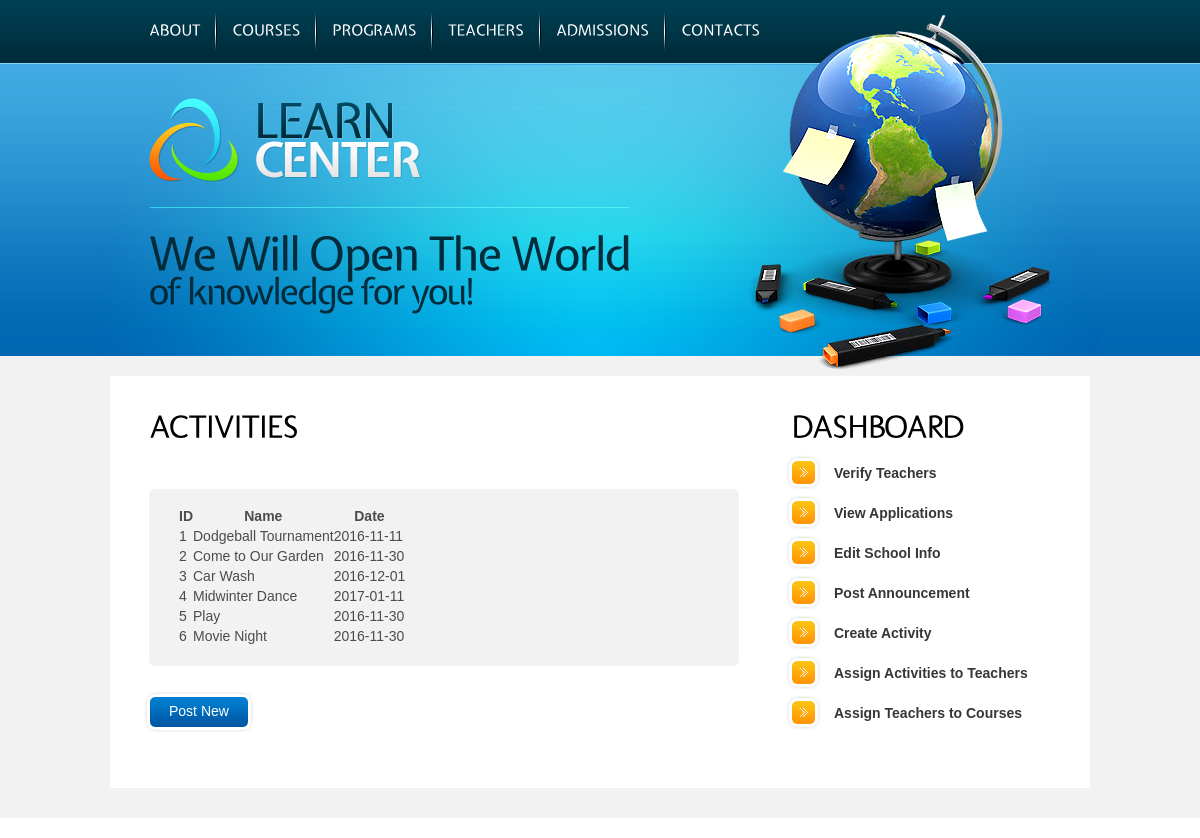
The page /admin_createActivity.php on the database its author committed.
### tables this page shows
CREATE TABLE Activities
(
	activity_id INT AUTO_INCREMENT,
	activity_type VARCHAR(30),
	activity_date DATE,
	location VARCHAR(30),
	description VARCHAR(300),
	activity_name VARCHAR(30), 
	school_id INT,
    administrator_id INT,
    PRIMARY KEY(activity_id),
	FOREIGN KEY(school_id) REFERENCES Schools(school_id) ON DELETE CASCADE ON UPDATE CASCADE,
	FOREIGN KEY(administrator_id) REFERENCES Administrators(id) ON UPDATE CASCADE ON DELETE CASCADE
);

### admin_createActivity.php (the view, shortened to what this page needs)
<?php include 'database.php';
      $username = htmlspecialchars($_GET['login']);
?>
<?php
    function list_activities() {
      $conn = mysqli_connect("localhost", "root", "", "Database_Project");
      $output = "";
    $result = mysqli_query($conn, "SELECT activity_id,activity_name,activity_date FROM Activities WHERE administrator_id = 16;") or die('cannot show tables');
    while ($row = mysqli_fetch_array($result)){
      $output .= '
      <tr>
      <td>' . $row['activity_id'] . '</td>
      <td>' . $row['activity_name'] . '</td>
      <td>' . $row['activity_date'] . '</td>
      </tr>';
      }
      return $output;
     }
    $exec_func = list_activities();
?>
<!DOCTYPE html>
<html lang="en">
<head>
<link rel="stylesheet" href="css/reset.css" type="text/css" media="all">
<link rel="stylesheet" href="css/layout.css" type="text/css" media="all">
<link rel="stylesheet" href="css/style.css" type="text/css" media="all">
</head>
<body id="page2">
<div class="body1">
  <div class="main">
    <header>
      <div class="wrapper">
        <nav>
          <ul id="menu">
            <li><a href="index.html">About</a></li>
            <li><a href="courses.html">Courses</a></li>
            <li><a href="programs.html">Programs</a></li>
            <li><a href="teachers.html">Teachers</a></li>
            <li><a href="admissions.html">Admissions</a></li>
            <li class="end"><a href="contacts.html">Contacts</a></li>
          </ul>
        </nav>
      </div>
      <div class="wrapper">
        <h1><a href="index.html" id="logo">Learn Center</a></h1>
      </div>
      <div id="slogan"> We Will Open The World<span>of knowledge for you!</span> </div>
    </header>
  </div>
</div>
<div class="body2">
  <div class="main">
    <section id="content">
      <div class="box1">
        <div class="wrapper">
          <article class="col1">
            <div class="pad_left1">
              <h2 class="pad_bot1">Activities</h2>
            </div>
            <div class="pad_left1">
            <p class="pad_bot1 pad_top2"><strong> </strong>
            <p class="pad_bot1 pad_top2"><strong> </strong>
            </div>
               <div class="pad_left1">
              <div class="box2">
                <div class="wrapper">
                <table cellpadding="50" cellspacing="500" width=x"100%" class="sortable">
                    <thead>
                         <tr valign="middle">
                                <th>ID</th>
                                <th>Name</th>
                                <th>Date</th>
                                <td>&nbsp;</td>
                        </tr>
                    </thead>
                    <tbody>
                       <?php echo $exec_func; ?>
                    </tbody>
                 </table>
                </div>
              </div>
            </div>
            <a href=<?php echo link2 ?> class="button"><span><span> Post New </span></span></a>
          </article>
           <article class="col2 pad_left2">
            <div class="pad_left1">
              <h2>Dashboard</h2>
            </div>
            <ul class="list1 pad_bot1">
              <li><a href="admin_verTeacher.php?login=<?php echo $username; ?>">Verify Teachers</a></li>
              <li><a href="admin_viewApplications.php?login=<?php echo $username; ?>">View Applications</a></li>
              <li><a href="admin_editSchoolInfo.php?login=<?php echo $username; ?>">Edit School Info</a></li>
              <li><a href="admin_postAnnouncement.php?login=<?php echo $username; ?>">Post Announcement</a></li>
              <li><a href="admin_createActivity.php?login=<?php echo $username; ?>">Create Activity</a></li>
              <li><a href="admin_assignActivityTeacher.php?login=<?php echo $username; ?>">Assign Activities to Teachers</a></li>
              <li><a href="admin_assignCourseTeacher.php?login=<?php echo $username; ?>">Assign Teachers to Courses</a></li>
            </ul>
            </article>
        </div>
      </div>
    </section>
  </div>
</div>
</body>
</html>

### css/layout.css (style rules this page uses)
.col1, .col2, .col3, .cols { float:left }
.col1 { width:600px }
.col2 { width:270px }

### css/style.css (style rules this page uses)
article, aside, audio, canvas, command, datalist, details, embed, figcaption, figure, footer, header, hgroup, keygen, meter, nav, output, progress, section, source, video { display:block }
.wrapper { width:100%; overflow:hidden }
body { background:url(../images/bg_top2.jpg) top repeat-x #fff; border:0; font:14px Tahoma, Geneva, sans-serif; color:#4c4c4c; line-height:20px; padding-bottom:20px; min-width:980px }
.main { margin:0 auto; width:980px }
.body1 { background:url(../images/bg_top_img2.jpg) top center no-repeat }
.body2 { background:#f2f2f2 }
a { color:#000; text-decoration:underline; outline:none }
h1 { padding:47px 0 0 39px }
h2 { font-size:32px; color:#000; text-transform:uppercase; line-height:1.2em; padding:31px 0 20px 0; letter-spacing:-1px }
p { padding-bottom:20px }
header { height:376px; width:100%; overflow:hidden }
#logo { display:block; background:url(../images/logo.png) no-repeat; width:273px; height:84px; text-indent:-9999px }
#menu { float:left; padding:11px 0 0 39px }
#menu li { float:left; padding-right:17px; background:url(../images/menu_line.jpg) right 0 no-repeat; margin-right:15px }
#menu .end { background:none }
#menu li a { display:block; font-size:15px; color:#fff; line-height:36px; text-transform:uppercase; text-decoration:none; height:40px }
#slogan { background:url(../images/top_line2.gif) 0 0 no-repeat; font-size:46px; color:#002b3a; line-height:1.2em; margin:25px 0 0 39px; padding-top:18px; letter-spacing:-2px }
#slogan span { display:block; font-size:36px; line-height:1.2em; margin-top:-12px }
#content { width:100%; overflow:hidden; padding-bottom:30px }
.pad_left1 { padding-left:5px }
.pad_left2 { padding-left:42px }
.pad_top2 { padding-top:7px }
.pad_bot1 { padding-bottom:10px }
.box1 { padding:0 34px; background:#fff; padding-bottom:45px }
.box2 { background:#f2f2f2; padding:17px 30px 20px; border-radius:6px; -moz-border-radius:6px; -webkit-border-radius:6px; position:relative; margin-right:5px; margin-bottom:25px }
.button { display:inline-block; color:#fff; background:url(../images/button1_bg.gif) 0 0 repeat-x; line-height:40px; text-decoration:none; cursor:pointer }
.button span { display:block; background:url(../images/button1_left.gif) 0 0 no-repeat }
.button span span { background:url(../images/button1_right.gif) top right no-repeat; padding:0 25px; height:42px }
.list1 { margin-top:-12px }
.list1 li { line-height:40px }
.list1 li a { display:inline-block; background:url(../images/marker_1.gif) 0 2px no-repeat; padding-left:48px; color:#363636; font-weight:bold; text-decoration:none }

### rows shown on the page
activities: activity_id "1", activity_name "Dodgeball Tournament", activity_date "2016-11-11"
activities: activity_id "2", activity_name "Come to Our Garden", activity_date "2016-11-30"
activities: activity_id "3", activity_name "Car Wash", activity_date "2016-12-01"
activities: activity_id "4", activity_name "Midwinter Dance", activity_date "2017-01-11"
activities: activity_id "5", activity_name "Play", activity_date "2016-11-30"
activities: activity_id "6", activity_name "Movie Night", activity_date "2016-11-30"
